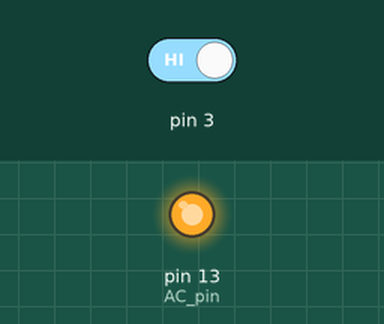
Simulated run of this sketch. Board: Arduino Uno, built with avr-gcc and run on an emulated ATmega328P. Parts: output pins drawn as LEDs (lit = HIGH). Inputs (shaded band) come from the test bench; at power-on: pin 3 HIGH.

Above: at 1.2 s.
1.3 s: pin 3 driven LOW
Timing chart, 0 to 4.3 s (numbered marks = the images above; inputs shaded):
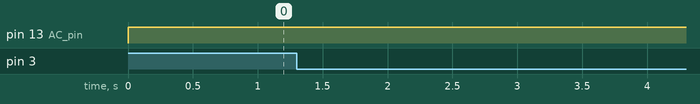

The sketch:

speedControl-v1.ino
```cpp
#include <TimerOne.h>

volatile int i=0;                // Variable to use as a counter
volatile boolean zero_cross = 1; // Boolean to store a "switch" to tell us if we have crossed zero
int AC_pin = 13;                 // Output to Opto Triac
int dim = 0;                     // Dimming level (0-128)  0 = on, 128 = 0ff
int inc = 1;                     // counting up or down, 1=up, -1=down

int freqStep = 60;    // This is the delay-per-brightness step in microseconds.
// It is calculated based on the frequency of your voltage supply (50Hz or 60Hz)
// and the number of brightness steps you want.
//
// The only tricky part is that the chopper circuit chops the AC wave twice per
// cycle, once on the positive half and once at the negative half. This meeans
// the chopping happens at 120Hz for a 60Hz supply or 100Hz for a 50Hz supply.

// To calculate freqStep you divide the length of one full half-wave of the power
// cycle (in microseconds) by the number of brightness steps.
//
// (1000000 uS / 120 Hz) / 128 brightness steps = 65 uS / brightness step
//
// 1000000 us / 120 Hz = 8333 uS, length of one half-wave.

void setup() {
  pinMode(AC_pin, OUTPUT);                          // Set the Triac pin as output
  attachInterrupt(1, zero_cross_detect, FALLING);    // Attach an Interupt to Pin 3 (interupt 0) for Zero Cross Detection
  Timer1.initialize(freqStep);                      // Initialize TimerOne library for the freq we need
  Timer1.attachInterrupt(dim_check, freqStep);
  Serial.begin(9600);
  // Use the TimerOne Library to attach an interrupt
  // to the function we use to check to see if it is
  // the right time to fire the triac.  This function
  // will now run every freqStep in microseconds.
}

void zero_cross_detect() {
  zero_cross = true;               // set the boolean to true to tell our dimming function that a zero cross has occured
  i = 0;
  digitalWrite(AC_pin, LOW);       // turn off TRIAC (and AC)
}

// Turn on the TRIAC at the appropriate time
void dim_check() {
  if(zero_cross == true) {
    if(i >= dim) {
      digitalWrite(AC_pin, HIGH); // turn on light
      i=0;  // reset time step counter
      zero_cross = false; //reset zero cross detection
    }
    else {
      i++; // increment time step counter
    }
  }
}

void loop() {
  if (Serial.available()){

  }

  dim += inc;
  if((dim >= 128) || (dim <= 0))
    inc*=-1;

  delay(50);
}
```
